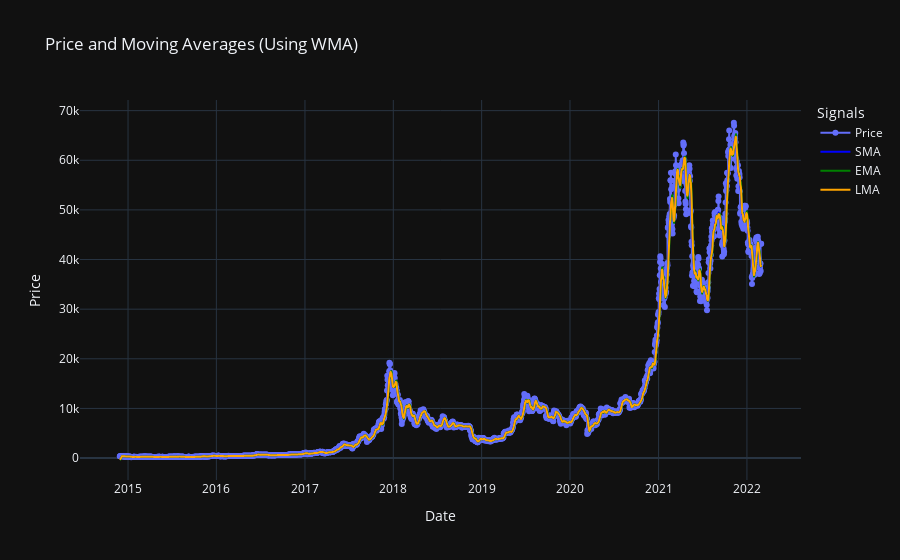

The code cell stored with this chart in its notebook:
### Code cell
# Add this code to a new cell in the notebook

import plotly.graph_objects as go
from signals import sma_filter, lma_filter, ema_filter, wma_signal, complex_signal

def plot_signals_with_wma(price, date, window_size=20):

    # Calculate SMA, EMA, and LMA using the wma function
    sma = wma_signal(price , sma_filter(window_size))
    ema = wma_signal(price , ema_filter(window_size, 2 / (window_size + 1)))
    lma = wma_signal(price, lma_filter(window_size))

    # Calculate complex signal
    complex_sig = complex_signal(price, 0.5, 0, 0.5, window_size, window_size, window_size, 2 / (window_size + 1))

    fig = go.Figure()
    fig.add_trace(go.Scatter(x=date, y=price, mode='lines+markers', name='Price', line_shape='spline'))
    fig.add_trace(go.Scatter(x=date, y=sma, mode='lines', name='SMA', line_shape='spline', line=dict(color='blue')))
    fig.add_trace(go.Scatter(x=date, y=ema, mode='lines', name='EMA', line_shape='spline', line=dict(color='green')))
    fig.add_trace(go.Scatter(x=date, y=lma, mode='lines', name='LMA', line_shape='spline', line=dict(color='orange')))
    # fig.add_trace(go.Scatter(x=date, y=complex_sig, mode='lines', name='Complex Signal', line_shape='spline'))

    fig.update_layout(
        title="Price and Moving Averages (Using WMA)",
        xaxis_title="Date",
        yaxis_title="Price",
        legend_title="Signals",
        template="plotly_dark"
    )

    fig.show()

plot_signals_with_wma(*dataset.get_price_date_series(), window_size=10)

### Figure 1 — Plotly figure (JSON) as saved in the notebook; plotly's stock layout.template omitted (floating-point values rounded to 4 significant figures; data arrays with more than 128 entries replaced by an {"elided": "..."} marker saying what was removed)
{"data": [{"line": {"shape": "spline"}, "mode": "lines+markers", "name": "Price", "type": "scatter", "x": {"elided": "2651 str values"}, "y": {"elided": "2651 float values"}}, {"line": {"color": "blue", "shape": "spline"}, "mode": "lines", "name": "SMA", "type": "scatter", "x": {"elided": "2651 str values"}, "y": {"elided": "2651 float values"}}, {"line": {"color": "green", "shape": "spline"}, "mode": "lines", "name": "EMA", "type": "scatter", "x": {"elided": "2651 str values"}, "y": {"elided": "2651 float values"}}, {"line": {"color": "orange", "shape": "spline"}, "mode": "lines", "name": "LMA", "type": "scatter", "x": {"elided": "2651 str values"}, "y": {"elided": "2651 float values"}}], "layout": {"legend": {"title": {"text": "Signals"}}, "title": {"text": "Price and Moving Averages (Using WMA)"}, "xaxis": {"title": {"text": "Date"}}, "yaxis": {"title": {"text": "Price"}}}}
